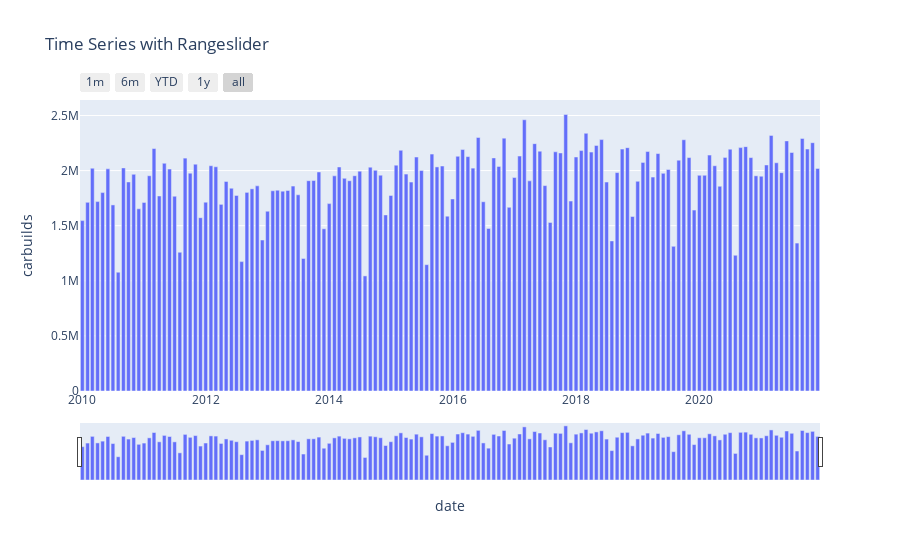

Notebook code for this chart:
### Code cell
line_fig = px.bar(df, x='date', y='carbuilds', title='Time Series with Rangeslider')
line_fig.update_xaxes(rangeslider_visible=True)
line_fig.update_xaxes(
    rangeslider_visible=True,
    rangeselector=dict(
        buttons=list([
            dict(count=1, label="1m", step="month", stepmode="backward"),
            dict(count=6, label="6m", step="month", stepmode="backward"),
            dict(count=1, label="YTD", step="year", stepmode="todate"),
            dict(count=1, label="1y", step="year", stepmode="backward"),
            dict(step="all")
        ])
    )
)

### Figure 1 — Plotly figure (JSON) as saved in the notebook; plotly's stock layout.template omitted (floating-point values rounded to 4 significant figures; data arrays with more than 128 entries replaced by an {"elided": "..."} marker saying what was removed)
{"data": [{"alignmentgroup": "True", "hovertemplate": "date=%{x}<br>carbuilds=%{y}<extra></extra>", "legendgroup": "", "marker": {"color": "#636efa"}, "name": "", "offsetgroup": "", "orientation": "v", "showlegend": false, "textposition": "auto", "type": "bar", "x": {"elided": "144 str values"}, "xaxis": "x", "y": {"elided": "144 int values"}, "yaxis": "y"}], "layout": {"barmode": "relative", "legend": {"tracegroupgap": 0}, "title": {"text": "Time Series with Rangeslider"}, "xaxis": {"anchor": "y", "domain": [0, 1], "rangeselector": {"buttons": [{"count": 1, "label": "1m", "step": "month", "stepmode": "backward"}, {"count": 6, "label": "6m", "step": "month", "stepmode": "backward"}, {"count": 1, "label": "YTD", "step": "year", "stepmode": "todate"}, {"count": 1, "label": "1y", "step": "year", "stepmode": "backward"}, {"step": "all"}]}, "rangeslider": {"visible": true}, "title": {"text": "date"}}, "yaxis": {"anchor": "x", "domain": [0, 1], "title": {"text": "carbuilds"}}}}
